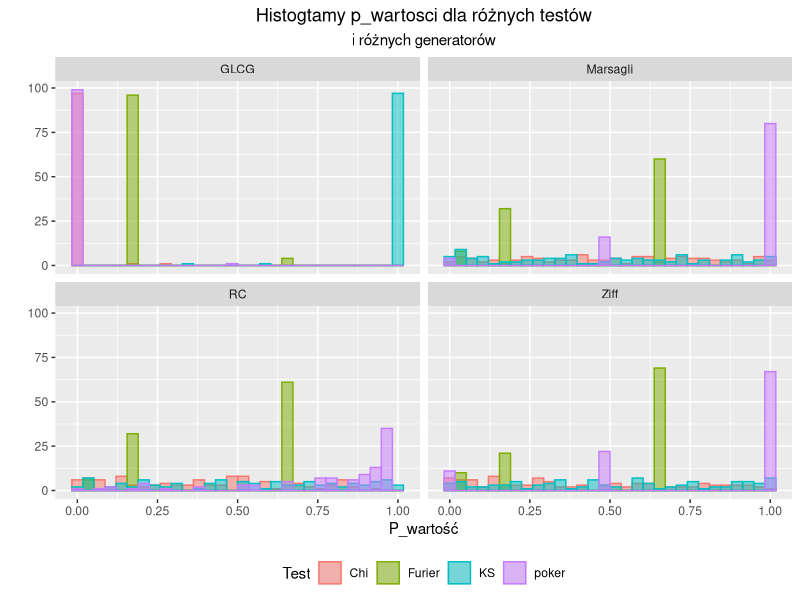
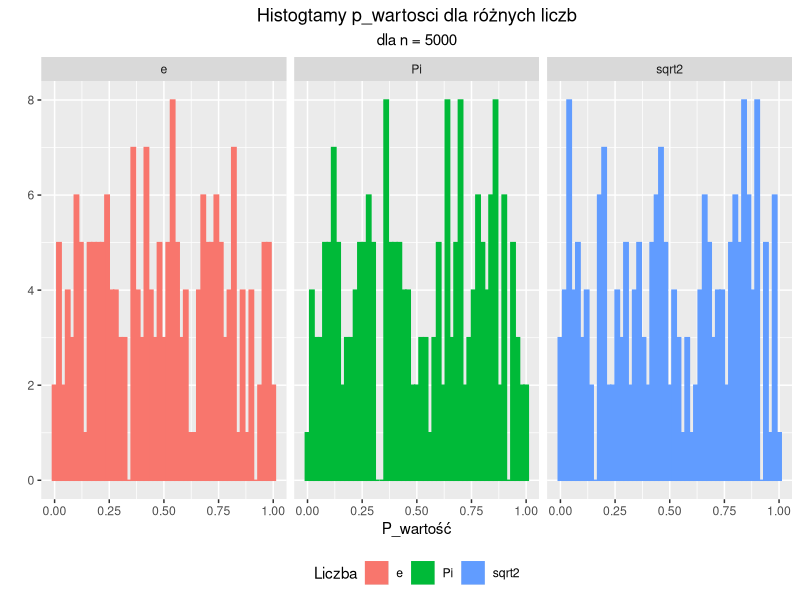
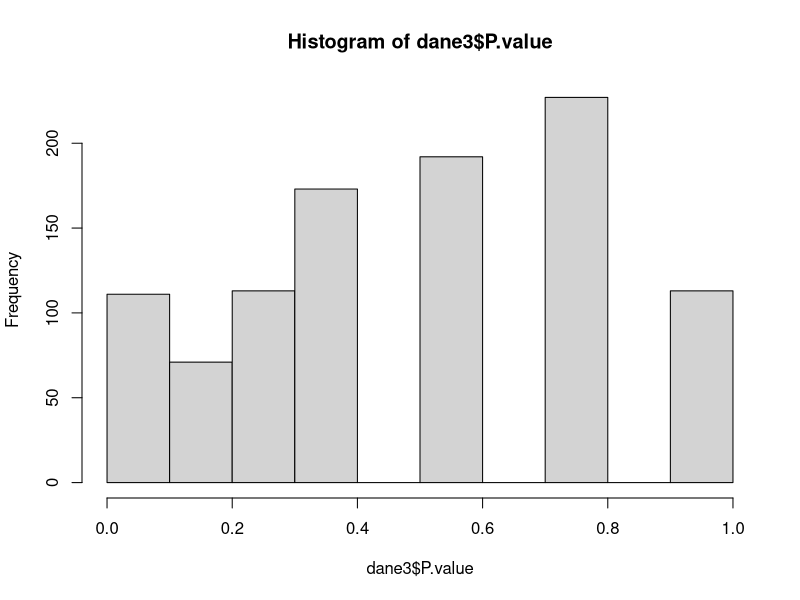

Write R code to recreate these figures, in order.
setwd("C:/Users/jaako/Desktop/studia/Monte Carlo/MC_sim_proj1")
library(ggplot2)

second_level_p_value<-function(p_val){
  n<-length(p_val)
  parts<-seq(0,1,0.1)
  R<-replicate(10,0.1*n)
  ilosc_w_przedzialach<-sapply(1:10, function(i){
    sum(p_val>=parts[i]&p_val<parts[i+1])
  })
  1-pchisq(sum((ilosc_w_przedzialach-R)^2/R),9)
}


dane<-read.csv('wyniki_zad1.csv',header = T)

dane$P.value<-as.numeric(dane$P.value)
dane$n<-as.numeric(dane$n)


ggplot(dane,aes(x = P.value,fill = Test,col = Test))+
  geom_histogram(position = "identity",alpha = 0.5)+facet_wrap(~Generator)+
  theme(legend.position = "bottom",plot.title = element_text(hjust = 0.5),
        plot.subtitle = element_text(hjust = 0.5))+ 
  labs(title = "Histogtamy p_wartosci dla różnych testów",
       subtitle = "i różnych generatorów",
       x="P_wartość",y="")


p_values_second<-data.frame(matrix(ncol = 4, nrow = 4))

p_values_second[1,1]<-second_level_p_value(subset(dane,dane$Test=="KS"&
                                                    dane$Generator=="GLCG")$P.value)
p_values_second[2,1]<-second_level_p_value(subset(dane,dane$Test=="Chi"&
                                                    dane$Generator=="GLCG")$P.value)
p_values_second[3,1]<-second_level_p_value(subset(dane,dane$Test=="poker"&
                                                    dane$Generator=="GLCG")$P.value)
p_values_second[4,1]<-second_level_p_value(subset(dane,dane$Test=="Furier"&
                                                    dane$Generator=="GLCG")$P.value)

p_values_second[1,2]<-second_level_p_value(subset(dane,dane$Test=="KS"&
                                                    dane$Generator=="RC")$P.value)
p_values_second[2,2]<-second_level_p_value(subset(dane,dane$Test=="Chi"&
                                                    dane$Generator=="RC")$P.value)
p_values_second[3,2]<-second_level_p_value(subset(dane,dane$Test=="poker"&
                                                    dane$Generator=="RC")$P.value)
p_values_second[4,2]<-second_level_p_value(subset(dane,dane$Test=="Furier"&
                                                    dane$Generator=="RC")$P.value)

p_values_second[1,3]<-second_level_p_value(subset(dane,dane$Test=="KS"&
                                                    dane$Generator=="Marsagli")$P.value)
p_values_second[2,3]<-second_level_p_value(subset(dane,dane$Test=="Chi"&
                                                    dane$Generator=="Marsagli")$P.value)
p_values_second[3,3]<-second_level_p_value(subset(dane,dane$Test=="poker"&
                                                    dane$Generator=="Marsagli")$P.value)
p_values_second[4,3]<-second_level_p_value(subset(dane,dane$Test=="Furier"&
                                                    dane$Generator=="Marsagli")$P.value)

p_values_second[1,4]<-second_level_p_value(subset(dane,dane$Test=="KS"&
                                                    dane$Generator=="Ziff")$P.value)
p_values_second[2,4]<-second_level_p_value(subset(dane,dane$Test=="Chi"&
                                                    dane$Generator=="Ziff")$P.value)
p_values_second[3,4]<-second_level_p_value(subset(dane,dane$Test=="poker"&
                                                    dane$Generator=="Ziff")$P.value)
p_values_second[4,4]<-second_level_p_value(subset(dane,dane$Test=="Furier"&
                                                    dane$Generator=="Ziff")$P.value)


colnames(p_values_second)<-c("GLCG","RC(32)","Marsagli","Ziff")
rownames(p_values_second)<-c("KS","Chi","Poker","Fourier")



##zad2

narysuj_zad_2<-function(dane2){
  dane2$P.value <-as.numeric(dane2$P.value)
  dane2$n <-as.numeric(dane2$n)
  n <-dane2$n[1]
  
  p<-ggplot(dane2,aes(x   = P.value,fill = Liczba,col = Liczba))+
    geom_histogram(position = "identity",binwidth = 0.02)+facet_wrap(~Liczba)+
    theme(legend.position = "bottom",plot.title = element_text(hjust = 0.5),
          plot.subtitle = element_text(hjust = 0.5))+ 
    labs(title = "Histogtamy p_wartosci dla różnych liczb",
         subtitle = paste("dla n =",n),
         x="P_wartość",y="")
  
  p_val<-data.frame(matrix(ncol = 3,nrow = 1))
  colnames(p_val)<-c("Pi","e","sqrt2")
  p_val[1]<-second_level_p_value(subset(dane2,dane2$Liczba =="Pi")$P.value)
  p_val[2]<-second_level_p_value(subset(dane2,dane2$Liczba =="e")$P.value)
  p_val[3]<-second_level_p_value(subset(dane2,dane2$Liczba =="sqrt2")$P.value)
  print(p)
  
  return(p_val)
}
dane2<-read.csv('wyniki_zad2_n_5000.csv',header = T)
r<-narysuj_zad_2(dane2)

print(r)





dane3<-read.csv('czy_uni.csv',header = T)
dane3$P.value<-as.numeric(dane3$P.value)

hist(dane3$P.value)
unique(dane3$P.value)
second_level_p_value(dane3$P.value)
